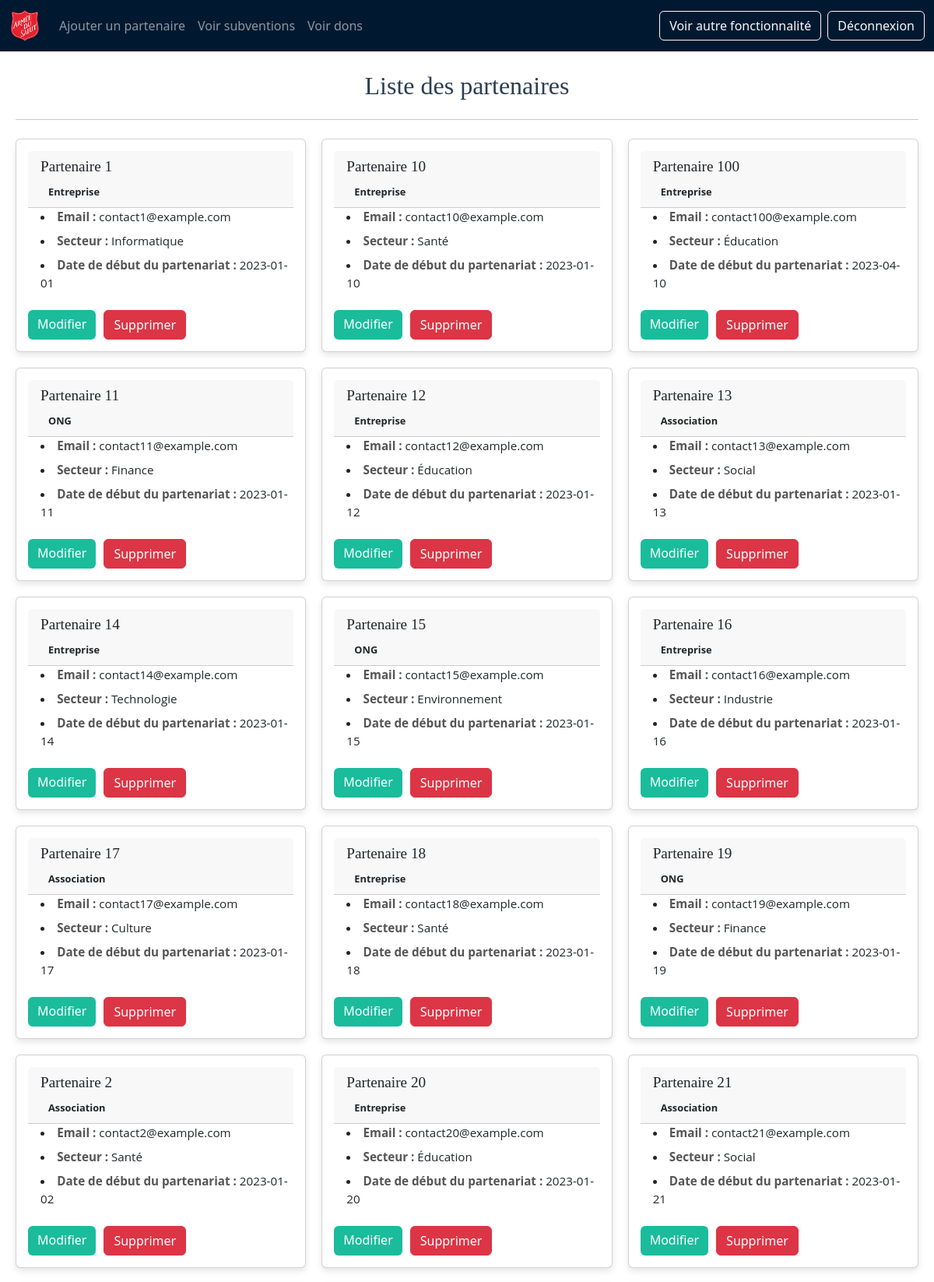
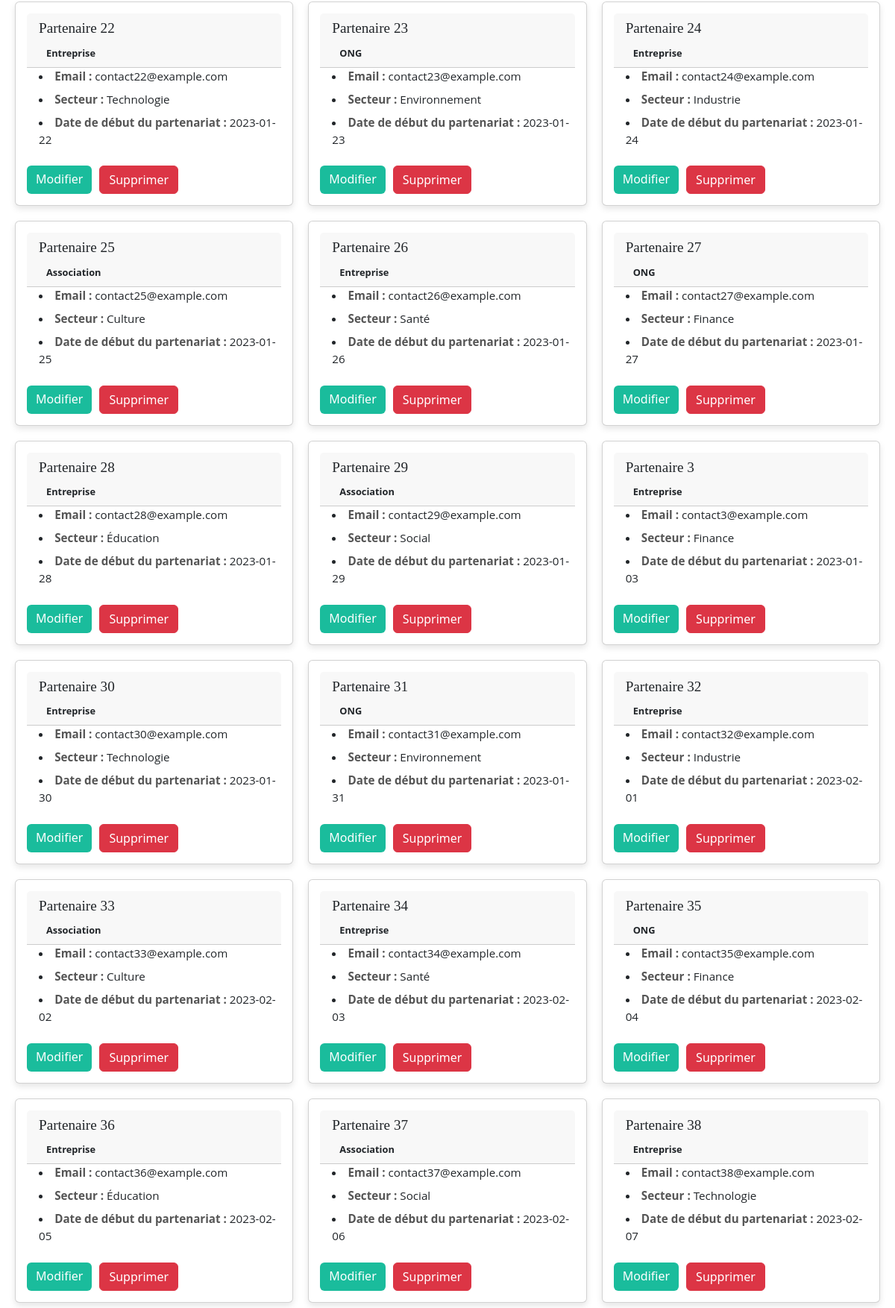
/fonction_3/index.php (signed in, upper part), run on the app's committed database (2 pictures, top to bottom).
### tables this page shows
CREATE TABLE `PARTENAIRE` (
  `idPart` int NOT NULL AUTO_INCREMENT,
  `nom` varchar(100) NOT NULL,
  `type_partenaire` varchar(50) NOT NULL,
  `contact` varchar(100) NOT NULL,
  `secteur` varchar(100) NOT NULL,
  `date_debut_partenariat` date DEFAULT NULL,
  PRIMARY KEY (`idPart`)
);

### fonction_3/index.php (the view, shortened to what this page needs)
<?php
require '../connexion/db_connect.php';
$partenaires = $pdo->query("SELECT * FROM PARTENAIRE ORDER BY nom ASC")->fetchAll();
?>
<!DOCTYPE html>
<html>
<head>
    <link rel="stylesheet" href="../styles.css">
    <link href="https://cdn.jsdelivr.net/npm/bootstrap@5.3.8/dist/css/bootstrap.min.css" rel="stylesheet">
</head>
<body>
<nav class="navbar navbar-dark navbar-custom fixed-top navbar-expand-lg">
        <div class="container-fluid">
            <a class="navbar-brand" href="../page_d'acceuil/acceuil.html">
                <img src="../logo/asso-logo.png" class="logo" alt="">
            </a>
            <div class="collapse navbar-collapse" id="navbarNav">
                <ul class="navbar-nav me-auto">
                    <li class="nav-item"><a class="nav-link" href="add_part.php">Ajouter un partenaire</a></li>
                    <li class="nav-item"><a class="nav-link" href="affich_subv.php">Voir subventions</a></li>
                    <li class="nav-item"><a class="nav-link" href="affich_don.php">Voir dons</a></li>
                </ul>
                <div class="d-flex gap-2">
                    <a href="../connexion/liste_fonction.html" class="btn btn-outline-light">Voir autre fonctionnalité</a>
                    <a href="../connexion/logout.php" class="btn btn-outline-light">Déconnexion</a>
                </div>
        </div>
    </div>
</nav>
<h1 class="page-title text-center mb-4 mt-3">Liste des partenaires</h1>
<hr>
<div class="card-container mt-4">
<?php foreach($partenaires as $p): ?>
    <div class="card">
        <div class="card-header">
            <h3><?= htmlspecialchars($p['nom']) ?></h3>
            <span class="badge text-dark"><?= htmlspecialchars($p['type_partenaire']) ?></span>
        </div>
        <ul class="card-content">
            <li><strong>Email :</strong> <?= htmlspecialchars($p['contact']) ?></li>
            <li><strong>Secteur :</strong> <?= htmlspecialchars($p['secteur']) ?></li>
            <li><strong>Date de début du partenariat :</strong> <?= htmlspecialchars($p['date_debut_partenariat']) ?></li>
        </ul>
        <div class="card-actions">
            <?php if (isset($_SESSION['role']) && $_SESSION['role'] === 'admin'): ?>
            <a href="modify_part.php?id=<?= $p['idPart'] ?>" class="btn btn-primary">Modifier</a>
            <a href="delete_part.php?id=<?= $p['idPart'] ?>" class="btn btn-danger"
               onclick="return confirm('Voulez-vous vraiment supprimer ce partenaire ?')">Supprimer</a>
            <?php endif; ?>
        </div>
    </div>
<?php endforeach; ?>
</div>
</body>
</html>

### styles.css (style rules this page uses)
* { margin: 0; padding: 0; box-sizing: border-box; font-family: 'Segoe UI', Tahoma, Geneva, Verdana, sans-serif; }
body { background-color: #f5f5f5; padding: 20px; color: #333; }
.navbar { background-color: #011930; }
.logo { height: 40px; width: auto; object-fit: contain; }
.page-title { font-family: 'Playfair Display', serif; padding-top: 55px; font-size: 2rem; color: #2c3e50; }
.card-container { display: grid; grid-template-columns: repeat(auto-fit, minmax(300px, 1fr)); gap: 20px; }
.card { background-color: #fff; border-radius: 10px; padding: 15px; box-shadow: 0 4px 8px rgba(0,0,0,0.1); transition: transform 0.2s, box-shadow 0.2s; display: flex; flex-direction: column; justify-content: flex-start; height: 100%; }
.card-header { border-bottom: 1px solid #eee; margin-bottom: 10px; }
.card-header h3 { font-family: 'Playfair Display', serif; font-size: 1.2rem; }
.card-header .badge { font-size: 0.8rem; padding: 5px 10px; }
.card-content { list-style: none; }
.card-content li { font-family: 'Open Sans', serif; margin-bottom: 8px; font-size: 0.95rem; }
.card-content li strong { color: #555; }
.card-actions { margin-top: auto; display: flex; gap: 10px; flex-wrap: wrap; }
.card-actions .btn-primary { background-color: #1abc9c; border: none; transition: background-color 0.3s; }
.card-content { list-style-type: disc; list-style-position: inside; padding-left: 1rem; }
.card-content li { margin-left: 0; }

### data on the page
partenaire: nom "Partenaire 1", type_partenaire "Entreprise", contact "contact1@example.com", secteur "Informatique", date_debut_partenariat "2023-01-01"
partenaire: nom "Partenaire 10", type_partenaire "Entreprise", contact "contact10@example.com", secteur "Santé", date_debut_partenariat "2023-01-10"
partenaire: nom "Partenaire 100", type_partenaire "Entreprise", contact "contact100@example.com", secteur "Éducation", date_debut_partenariat "2023-04-10"
partenaire: nom "Partenaire 11", type_partenaire "ONG", contact "contact11@example.com", secteur "Finance", date_debut_partenariat "2023-01-11"
partenaire: nom "Partenaire 12", type_partenaire "Entreprise", contact "contact12@example.com", secteur "Éducation", date_debut_partenariat "2023-01-12"
partenaire: nom "Partenaire 13", type_partenaire "Association", contact "contact13@example.com", secteur "Social", date_debut_partenariat "2023-01-13"
partenaire: nom "Partenaire 14", type_partenaire "Entreprise", contact "contact14@example.com", secteur "Technologie", date_debut_partenariat "2023-01-14"
partenaire: nom "Partenaire 15", type_partenaire "ONG", contact "contact15@example.com", secteur "Environnement", date_debut_partenariat "2023-01-15"
partenaire: nom "Partenaire 16", type_partenaire "Entreprise", contact "contact16@example.com", secteur "Industrie", date_debut_partenariat "2023-01-16"
partenaire: nom "Partenaire 17", type_partenaire "Association", contact "contact17@example.com", secteur "Culture", date_debut_partenariat "2023-01-17"
partenaire: nom "Partenaire 18", type_partenaire "Entreprise", contact "contact18@example.com", secteur "Santé", date_debut_partenariat "2023-01-18"
partenaire: nom "Partenaire 19", type_partenaire "ONG", contact "contact19@example.com", secteur "Finance", date_debut_partenariat "2023-01-19"
partenaire: nom "Partenaire 2", type_partenaire "Association", contact "contact2@example.com", secteur "Santé", date_debut_partenariat "2023-01-02"
partenaire: nom "Partenaire 20", type_partenaire "Entreprise", contact "contact20@example.com", secteur "Éducation", date_debut_partenariat "2023-01-20"
partenaire: nom "Partenaire 21", type_partenaire "Association", contact "contact21@example.com", secteur "Social", date_debut_partenariat "2023-01-21"
partenaire: nom "Partenaire 22", type_partenaire "Entreprise", contact "contact22@example.com", secteur "Technologie", date_debut_partenariat "2023-01-22"
partenaire: nom "Partenaire 23", type_partenaire "ONG", contact "contact23@example.com", secteur "Environnement", date_debut_partenariat "2023-01-23"
partenaire: nom "Partenaire 24", type_partenaire "Entreprise", contact "contact24@example.com", secteur "Industrie", date_debut_partenariat "2023-01-24"
partenaire: nom "Partenaire 25", type_partenaire "Association", contact "contact25@example.com", secteur "Culture", date_debut_partenariat "2023-01-25"
partenaire: nom "Partenaire 26", type_partenaire "Entreprise", contact "contact26@example.com", secteur "Santé", date_debut_partenariat "2023-01-26"
partenaire: nom "Partenaire 27", type_partenaire "ONG", contact "contact27@example.com", secteur "Finance", date_debut_partenariat "2023-01-27"
partenaire: nom "Partenaire 28", type_partenaire "Entreprise", contact "contact28@example.com", secteur "Éducation", date_debut_partenariat "2023-01-28"
partenaire: nom "Partenaire 29", type_partenaire "Association", contact "contact29@example.com", secteur "Social", date_debut_partenariat "2023-01-29"
partenaire: nom "Partenaire 3", type_partenaire "Entreprise", contact "contact3@example.com", secteur "Finance", date_debut_partenariat "2023-01-03"
partenaire: nom "Partenaire 30", type_partenaire "Entreprise", contact "contact30@example.com", secteur "Technologie", date_debut_partenariat "2023-01-30"
partenaire: nom "Partenaire 31", type_partenaire "ONG", contact "contact31@example.com", secteur "Environnement", date_debut_partenariat "2023-01-31"
partenaire: nom "Partenaire 32", type_partenaire "Entreprise", contact "contact32@example.com", secteur "Industrie", date_debut_partenariat "2023-02-01"
partenaire: nom "Partenaire 33", type_partenaire "Association", contact "contact33@example.com", secteur "Culture", date_debut_partenariat "2023-02-02"
partenaire: nom "Partenaire 34", type_partenaire "Entreprise", contact "contact34@example.com", secteur "Santé", date_debut_partenariat "2023-02-03"
partenaire: nom "Partenaire 35", type_partenaire "ONG", contact "contact35@example.com", secteur "Finance", date_debut_partenariat "2023-02-04"
partenaire: nom "Partenaire 36", type_partenaire "Entreprise", contact "contact36@example.com", secteur "Éducation", date_debut_partenariat "2023-02-05"
partenaire: nom "Partenaire 37", type_partenaire "Association", contact "contact37@example.com", secteur "Social", date_debut_partenariat "2023-02-06"
partenaire: nom "Partenaire 38", type_partenaire "Entreprise", contact "contact38@example.com", secteur "Technologie", date_debut_partenariat "2023-02-07"
